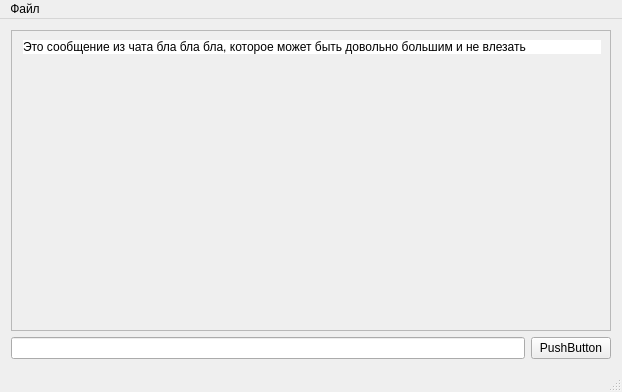
<?xml version="1.0" encoding="UTF-8"?>
<ui version="4.0">
 <class>QtClientClass</class>
 <widget class="QMainWindow" name="QtClientClass">
  <property name="geometry">
   <rect>
    <x>0</x>
    <y>0</y>
    <width>622</width>
    <height>392</height>
   </rect>
  </property>
  <property name="windowTitle">
   <string>QtClient</string>
  </property>
  <widget class="QWidget" name="centralWidget">
   <layout class="QVBoxLayout" name="verticalLayout_3">
    <item>
     <layout class="QVBoxLayout" name="verticalLayout">
      <item>
       <widget class="QScrollArea" name="scrollArea">
        <property name="widgetResizable">
         <bool>true</bool>
        </property>
        <widget class="QWidget" name="scrollAreaWidgetContents">
         <property name="geometry">
          <rect>
           <x>0</x>
           <y>0</y>
           <width>600</width>
           <height>295</height>
          </rect>
         </property>
         <layout class="QVBoxLayout" name="verticalLayout_chat">
          <property name="topMargin">
           <number>9</number>
          </property>
          <property name="rightMargin">
           <number>9</number>
          </property>
          <property name="bottomMargin">
           <number>9</number>
          </property>
          <item>
           <widget class="QLabel" name="label_sample_message">
            <property name="sizePolicy">
             <sizepolicy hsizetype="Preferred" vsizetype="Minimum">
              <horstretch>0</horstretch>
              <verstretch>0</verstretch>
             </sizepolicy>
            </property>
            <property name="minimumSize">
             <size>
              <width>0</width>
              <height>0</height>
             </size>
            </property>
            <property name="autoFillBackground">
             <bool>false</bool>
            </property>
            <property name="styleSheet">
             <string notr="true">QLabel {
	border-radius: 10px;
	background-color: rgb(255, 255, 255);
}</string>
            </property>
            <property name="text">
             <string>Это сообщение из чата бла бла бла, которое может быть довольно большим и не влезать</string>
            </property>
            <property name="scaledContents">
             <bool>true</bool>
            </property>
            <property name="wordWrap">
             <bool>true</bool>
            </property>
            <property name="margin">
             <number>10</number>
            </property>
            <property name="indent">
             <number>-1</number>
            </property>
           </widget>
          </item>
          <item>
           <spacer name="verticalSpacer">
            <property name="orientation">
             <enum>Qt::Vertical</enum>
            </property>
            <property name="sizeHint" stdset="0">
             <size>
              <width>20</width>
              <height>40</height>
             </size>
            </property>
           </spacer>
          </item>
         </layout>
        </widget>
       </widget>
      </item>
      <item>
       <layout class="QHBoxLayout" name="horizontalLayout">
        <property name="topMargin">
         <number>0</number>
        </property>
        <item>
         <widget class="QLineEdit" name="lineEdit">
          <property name="clearButtonEnabled">
           <bool>true</bool>
          </property>
         </widget>
        </item>
        <item>
         <widget class="QPushButton" name="pushButton">
          <property name="text">
           <string>PushButton</string>
          </property>
         </widget>
        </item>
       </layout>
      </item>
     </layout>
    </item>
   </layout>
  </widget>
  <widget class="QMenuBar" name="menuBar">
   <property name="geometry">
    <rect>
     <x>0</x>
     <y>0</y>
     <width>622</width>
     <height>22</height>
    </rect>
   </property>
   <widget class="QMenu" name="menu">
    <property name="title">
     <string>Файл</string>
    </property>
    <addaction name="action"/>
   </widget>
   <addaction name="menu"/>
  </widget>
  <widget class="QStatusBar" name="statusBar"/>
  <action name="action">
   <property name="text">
    <string>Показать диалоги</string>
   </property>
  </action>
 </widget>
 <layoutdefault spacing="6" margin="11"/>
 <resources>
  <include location="QtClient.qrc"/>
 </resources>
 <connections/>
</ui>
